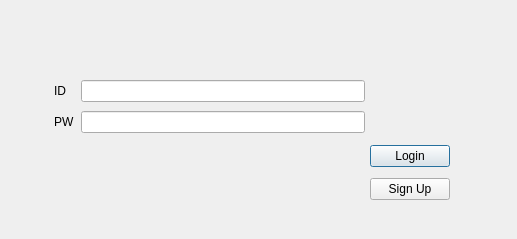
<?xml version="1.0" encoding="UTF-8"?>
<ui version="4.0">
 <class>Dialog_log</class>
 <widget class="QDialog" name="Dialog_log">
  <property name="geometry">
   <rect>
    <x>0</x>
    <y>0</y>
    <width>517</width>
    <height>239</height>
   </rect>
  </property>
  <property name="windowTitle">
   <string>Dialog</string>
  </property>
  <widget class="QWidget" name="">
   <property name="geometry">
    <rect>
     <x>370</x>
     <y>140</y>
     <width>80</width>
     <height>66</height>
    </rect>
   </property>
   <layout class="QVBoxLayout" name="verticalLayout_2">
    <item>
     <widget class="QPushButton" name="pushButton_login">
      <property name="text">
       <string>Login</string>
      </property>
     </widget>
    </item>
    <item>
     <widget class="QPushButton" name="pushButton_signUp">
      <property name="text">
       <string>Sign Up</string>
      </property>
     </widget>
    </item>
   </layout>
  </widget>
  <widget class="QWidget" name="">
   <property name="geometry">
    <rect>
     <x>54</x>
     <y>77</y>
     <width>311</width>
     <height>61</height>
    </rect>
   </property>
   <layout class="QGridLayout" name="gridLayout">
    <item row="0" column="0">
     <widget class="QLabel" name="label">
      <property name="text">
       <string>ID</string>
      </property>
     </widget>
    </item>
    <item row="0" column="1">
     <widget class="QLineEdit" name="lineEdit_id"/>
    </item>
    <item row="1" column="0">
     <widget class="QLabel" name="label_2">
      <property name="text">
       <string>PW</string>
      </property>
     </widget>
    </item>
    <item row="1" column="1">
     <widget class="QLineEdit" name="lineEdit_pw"/>
    </item>
   </layout>
  </widget>
 </widget>
 <resources/>
 <connections/>
</ui>
